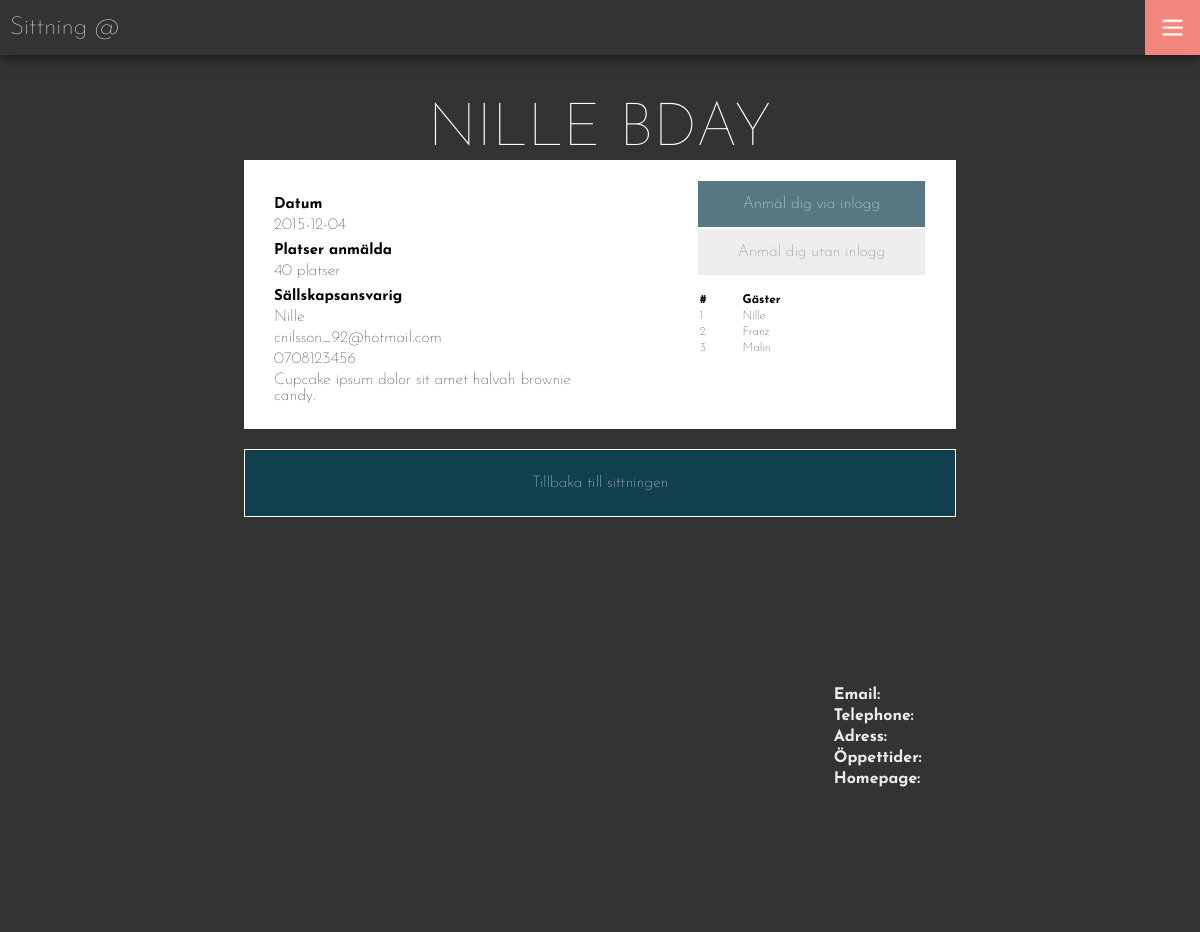
Screenshot of /party.php?partyKey=aoeu with the database file from the repository.
### tables this page shows
create table party (
	id  			integer auto_increment,
	name    		varchar(30),
	partyType		varchar(20),
	sittId			integer NOT NULL,
	interest    	integer,
	message     	text,
	urlkey			varchar(10) NOT NULL,
	active			tinyint(1) DEFAULT 1,
	primary key(id),
	foreign key(partyType) references partytype(partyType) ON UPDATE CASCADE,
	foreign key(sittId) references sitting(id)
);

create table sitting (
	id 				    integer auto_increment,
	sittDate		   	date not null,
	appetiser   		varchar(50),
	main       			varchar(50),
	desert	    		varchar(50),
	active				tinyint(1) DEFAULT 1,
	resName				varchar(30),
	primary key(id),
	foreign key(resName) references restaurant(name) ON UPDATE CASCADE
);

create table partyparticipant (
    partyId		    	integer,
    participantId		integer,
    participantPayed   	varchar(30),
    primary key (partyId,participantId),
    foreign key (partyId) references party(id),
    foreign key (participantId) references participant(id),
    foreign key (participantPayed) references paystatus(status)
);

create table participant (
    id              integer auto_increment,
    name            varchar(30),
    other           varchar(50),
    loginaccount    integer NULL,
    active          tinyint(1) DEFAULT 1,
    primary key (id),
    foreign key (loginaccount) references loginaccount(id)
);

### link.php (called while the page is built)
<?php
    $nation = $_GET['nation'];
	if($_SERVER['HTTP_HOST'] == "www.lundasittning.se"){
    	$siteURL = "http://$_SERVER[SERVER_NAME]";
    	$nationURL = "http://$_SERVER[SERVER_NAME]/$nation";
	} else {
	    $siteURL = "http://$_SERVER[SERVER_NAME]:8000/sittning";
	    $nationURL = "http://$_SERVER[SERVER_NAME]:8000/sittning/$nation";
	}
?>

### database/dbHandler.php (called while the page is built, shortened)
<?php
	require_once 'database.php';
	require_once 'dataConverter.php';
	class DatabaseHandler extends DataConverter {
		private $db;
		public function __construct() {
			$this->db = new Database(DB_SERVER, DB_USERNAME, DB_PASSWORD, DB_DATABASE);
		}
		public function connect(){
			$this->db->openConnection();
		}
		public function disconnect(){
			$this->db->closeConnection();
		}
		public function getRestaurantFromNickname($nick){
			$sql = "SELECT * FROM restaurant WHERE nickname=? and active=1";
			$result = $this->db->executeQuery($sql, array($nick));
			return $result[0];
		}
		public function getSitting($sittId) {
			$sql = "SELECT * FROM sitting WHERE id=?";
			$result = $this->db->executeQuery($sql, array($sittId));
			return $this->createSittingObject($result[0]);
		}
		public function getPartyFromKey($partyKey) {
			$sql = "SELECT * FROM party WHERE urlkey=? and active=1";
			$result = $this->db->executeQuery($sql, array($partyKey));
			return $this->createPartyObject($result[0]);
		}
		public function getCreator($partyId) {
			$sql = "SELECT p.id, p.name, p.email, p.telephone FROM partycreator as pc JOIN participantlogin as p ON p.id=pc.participantId WHERE pc.partyId=?";
			$result = $this->db->executeQuery($sql, array($partyId));
			return $result[0];
		}
		public function getPartyParticipant($partyId) {
			$sql = "SELECT p.id, p.name, pp.participantPayed FROM partyparticipant as pp JOIN participant as p ON p.id=pp.participantId WHERE pp.partyId=?";
			$result = $this->db->executeQuery($sql, array($partyId));
			return $this->createGuestList($result);
		}
		public function isParticipating($partyId, $participantId) {
			$sql = "SELECT * FROM partyparticipant WHERE partyId=? AND participantId=?";
			$result = $this->db->executeQuery($sql, array($partyId, $participantId));
			return count($result) == 1;
		}
	}
?>

### database/database.php (called while the page is built, shortened)
<?php
class Database {
  private $host;
  private $userName;
  private $password;
  private $database;
  private $conn;
  public function __construct($host, $userName, $password, $database) {
    $this->host = $host;
    $this->userName = $userName;
    $this->password = $password;
    $this->database = $database;
  }
  public function openConnection() {
    try {
      $this->conn = new PDO("mysql:host=$this->host;dbname=$this->database",
        $this->userName,  $this->password,
        array(PDO::MYSQL_ATTR_INIT_COMMAND => "SET NAMES utf8"));
      $this->conn->setAttribute(PDO::ATTR_ERRMODE, PDO::ERRMODE_EXCEPTION);
    } catch (PDOException $e) {
      $error = "Connection error: " . $e->getMessage();
      print $error . "<p>";
      unset($this->conn);
      return false;
    }
    return true;
  }
  public function closeConnection() {
    $this->conn = null;
  }
  public function isConnected() {
    return isset($this->conn);
  }
  public function executeQuery($query, $param = null) {
    try {
      $stmt = $this->conn->prepare($query);
      $stmt->execute($param);
      $result = $stmt->fetchAll();
    } catch (PDOException $e) {
      $error = "*** Internal error: " . $e->getMessage() . "<p>" . $query;
      die($error);
    }
    return $result;
  }
}
?>

### loginCheck.php (called while the page is built, shortened)
<?php
	require_once 'database/dbHandler.php';
	require_once 'link.php';
	$loggedIn = false;
	$dbHandler = new DatabaseHandler();
	$n = strtolower($nation);
	$restaurant = $dbHandler->getRestaurantFromNickname($n);
?>

### database/dataConverter.php (called while the page is built, shortened)
<?php
class DataConverter{
	 function createSittingObject($arr){
		$s = (object)[
			'id' => $arr[0],
			'date' => $arr[1],
			'appetiser' => $arr[2],
			'main' => $arr[3],
			'desert' => $arr[4],
			'prelDay' => $arr[5],
			'payDay' => $arr[6]
		];
		return $s;
	}
	 function createPartyObject($arr){
		return (object) [
			'id' => $arr[0],
			'name' => $arr[1],
			'type' => $arr[2],
			'sittId' => $arr[3],
			'interest' => $arr[4],
			'message' => $arr[5],
			'key' => $arr[6],
			'interestOnly' => ($arr[5] == 0 && $arr[6] == 0)
		];
	}
	 function createGuestObject($arr){
		$g = (object)[
			'id' => $arr[0],
			'name' => $arr[1],
			'payed' => $arr[2]
		];
		return $g;
	}
	function createGuestList($arr){
		$guests = array();
		foreach ($arr as $key => $g) {
			$guest = $this->createGuestObject($g);
			$guests[] = $guest;
		}
		return $guests;
	}
}
?>

### party.php (the view, shortened to what this page needs)
<?php
	require_once 'header.php';
	$key = $_GET['partyKey'];
 	$dbHandler = new DatabaseHandler();
	$party = $dbHandler->getPartyFromKey($key);
	$id = $party->id;
	$isParticipating = $dbHandler->isParticipating($id, $user[0]);
	$sitting = $dbHandler->getSitting($party->sittId);
	$partyUsers = $dbHandler->getPartyParticipant($id);
	$creator = $dbHandler->getCreator($id);
 ?>
<link rel="stylesheet" type="text/css" href="../../css/main.css" />
<div class="content">
	<div class="title"><?php echo $party->name; ?></div>
	<div class="party-content">
		<div class="left side">
            <h4>Datum</h4>
            <p><?php echo $sitting->date; ?></p>
            <h4>Platser anmälda</h4>
            <p><?php echo $party->interest; ?> platser</p>
            <h4>Sällskapsansvarig</h4>
            <p><?php echo  $creator[1];?></p>
            <p><?php echo  $creator[2];?></p>
            <p><?php echo  $creator[3];?></p>
            <p><?php echo $party->message; ?></p>
		</div>
		<div class="right side">
			<?php if(!$isParticipating) : ?>
				<?php if($loggedIn) : ?>
					<a class="btn primary" href="<?php echo $nationURL; ?>/partybooking/<?php echo $id; ?>/0">
						<span>Anmäl dig</span>
					</a>
				<?php else : ?>
					<a class="btn primary" href="<?php echo $siteURL; ?>/facebook-login/fbconfig.php">
						<span>Anmäl dig via inlogg</span>
					</a>
					<a class="btn"  href="<?php echo $nationURL; ?>/partybooking/<?php echo $id; ?>/1">
						<span>Anmäl dig utan inlogg</span>
					</a>
				<?php endif; ?>
            <?php else : ?>
                <span class="btn primary" style="cursor: default;">
                    Du är redan anmäld
                </span>
			<?php endif; ?>
			<table>
				<tr>
					<th>#</th>
					<th>Gäster</th>
				</tr>
				<?php
                $i = 1;
                foreach ($partyUsers as $key => $g) {
                    ?>
                    <tr>
                        <td><?php echo $i; ?></td>
                        <td><?php echo $g->name; ?></td>
                    </tr>
                    <?php
                    $i++;
                }
				?>
			</table>
		</div>
	</div>
    <a href="<?php echo $nationURL; ?>/sittning/<?php echo $party->sittId; ?>" class="button primary">Tillbaka till sittningen</a>
</div>
<?php include 'footer.php'; ?>

### header.php (shortened to what this page needs)
<?php
	require_once 'loginCheck.php';
?>
<!doctype html>
<html>
	<head>
        <link rel="stylesheet" type="text/css" href="<?php echo $siteURL; ?>/css/main.css" />
	</head>
	<body style="background-image: url('<?php echo $siteURL; ?>/uploads/<?php echo $restaurant[11]; ?>')">

### footer.php (shortened to what this page needs)
    <footer>
        <div class="logocontainer third-column" style="background-image: url('<?php echo $nationURL; ?>/uploads/<?php echo $restaurant[12]; ?>');">
        </div>
        <div class="infocontainer third-column">
        </div>
        <div class="contactinformation third-column">
                <p><strong>Email: </strong> <?php echo $restaurant[2] ?> </p>
                <p><strong>Telephone: </strong> <?php echo $restaurant[3]; ?> </p>
                <p><strong>Adress: </strong> <?php echo $restaurant[6]; ?> </p>
                <p><strong>Öppettider: </strong> <?php echo $restaurant[5]; ?> </p>
                <p><strong>Homepage: </strong> <a href="<?php echo $restaurant[4]; ?>"><?php echo $restaurant[4]; ?></a> </p>
            </div>
    </footer>
	<div class="header">
		<a href="<?php echo $nationURL; ?>">Sittning @ <?php echo strtoupper($restaurant[1]); ?></a>
		<button class="header-button" id="open-button" onclick="toggleSide()"><div class="menuloggo"></div></button>
	</div>
	</body>
</html>

### css/main.css (style rules this page uses)
table { text-align: left; width: 100%; }
body { margin: 0; padding: 0; font-family: 'Josefin Sans', sans-serif; font-weight: 100; background-color: #333; background-size: cover; background-position: 50% 50%; background-repeat: no-repeat; background-attachment: fixed; min-height: 100vw; min-height: 100vh; }
body .content { margin-top: 100px; max-width: 712px; width: 90%; margin-left: auto; margin-right: auto; padding-bottom: 50px; min-height: 400px; }
body .content .title, body .content h2 { width: 90%; margin: 0 auto; text-align: center; font-size: 60px; color: white; font-weight: 100; }
body .content .button { display: block; background-color: white; padding: 25px; margin: 15px 0px; text-align: center; opacity: 1; -webkit-transition: all 0.3s ease-in-out; -moz-transition: all 0.3s ease-in-out; -o-transition: all 0.3s ease-in-out; transition: all 0.3s ease-in-out; border: 1px solid white; cursor: pointer; text-decoration: none; color: #333; }
body .content .btn { padding: 15px; background-color: #e6e6e6; color: #333; outline: none; text-decoration: none; display: block; text-align: center; opacity: 0.7; -webkit-transition: all 0.3s ease-in-out; -moz-transition: all 0.3s ease-in-out; -o-transition: all 0.3s ease-in-out; transition: all 0.3s ease-in-out; border: 1px solid white; cursor: pointer; }
body .content .primary { background-color: #104050; color: white; }
body .header { height: 55px; width: 100%; position: fixed; top: 0; background-color: #333; -moz-box-shadow: 0px 4px 10px rgba(0, 0, 0, 0.5); -webkit-box-shadow: 0px 4px 10px rgba(0, 0, 0, 0.5); box-shadow: 0px 4px 10px rgba(0, 0, 0, 0.5); }
body .header a { color: white; font-size: 25px; line-height: 55px; text-decoration: none; display: inline-block; margin-left: 10px; }
body .header .header-button { position: fixed; z-index: 9000; right: 0px; top: 0px; padding: 0; width: 55px; height: 55px; border: 1px solid #f2867d; background-color: #f2867d; outline: none; -webkit-transition: all 0.3s ease-in-out; -moz-transition: all 0.3s ease-in-out; -o-transition: all 0.3s ease-in-out; transition: all 0.3s ease-in-out; cursor: pointer; }
body .header .header-button .menuloggo { position: relative; display: block; background-image: url("../images/hamburgermenux55.png"); margin: auto; width: 25px; height: 25px; background-size: contain; background-repeat: no-repeat; background-position: 50% 50%; -webkit-transition: all 0.3s ease-in-out; -moz-transition: all 0.3s ease-in-out; -o-transition: all 0.3s ease-in-out; transition: all 0.3s ease-in-out; }
body footer { background-color: #333; padding: 25px; box-sizing: border-box; color: #eee; margin-top: 50px; position: relative; display: table; width: 100%; }
body footer .third-column { position: relative; display: inline-block; width: 33%; vertical-align: top; padding: 0px 10px; box-sizing: border-box; margin-top: 25px; }
body footer .third-column p { max-width: 280px; margin: 5px auto; position: relative; display: block; }
body footer .logocontainer { height: 200px; margin: 25px auto; background-size: contain; background-repeat: no-repeat; background-position: 50% 50%; }
body .party-content { position: relative; display: block; background-color: white; width: 100%; min-height: 200px; padding: 15px 25px; box-sizing: border-box; display: table; margin-bottom: 20px; }
body .party-content .side { position: relative; display: table-cell; padding: 5px; }
body .party-content .side.left h4 { font-size: 15px; display: block; margin: 0; margin-top: 10px; }
body .party-content .side.left p { margin: 5px 0; max-width: 325px; }
body .party-content .side.right table { margin-top: 15px; font-size: 12px; }

### rows the page displays
party: name "NILLE BDAY", interest "40", message "Cupcake ipsum dolor sit amet halvah brownie candy."
sitting: sittDate "2015-12-04"
partyparticipant: participantId.name "Nille"
partyparticipant: participantId.name "Franz"
partyparticipant: participantId.name "Malin"

### other values shown
$creator[1] "Nille"
$creator[2] "cnilsson_92@hotmail.com"
$creator[3] "0708123456"
